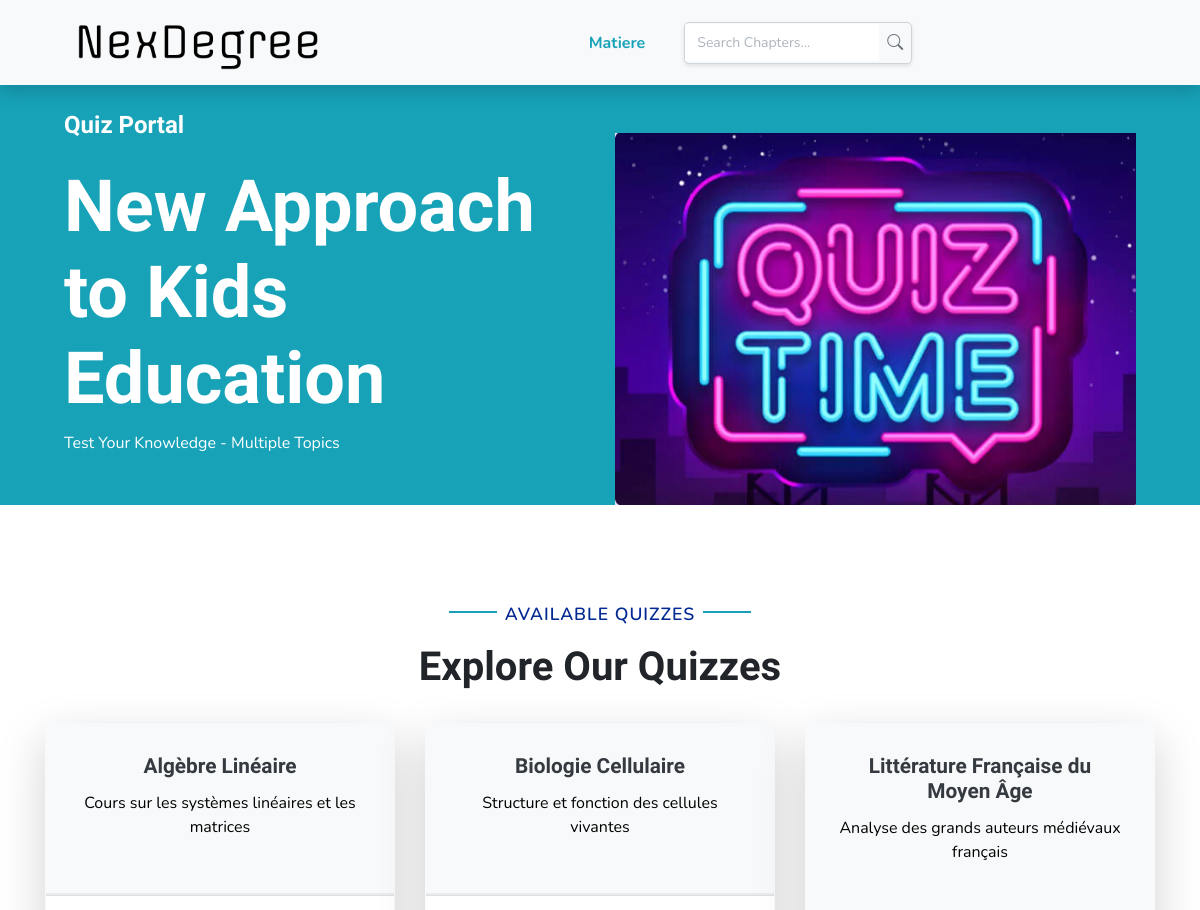
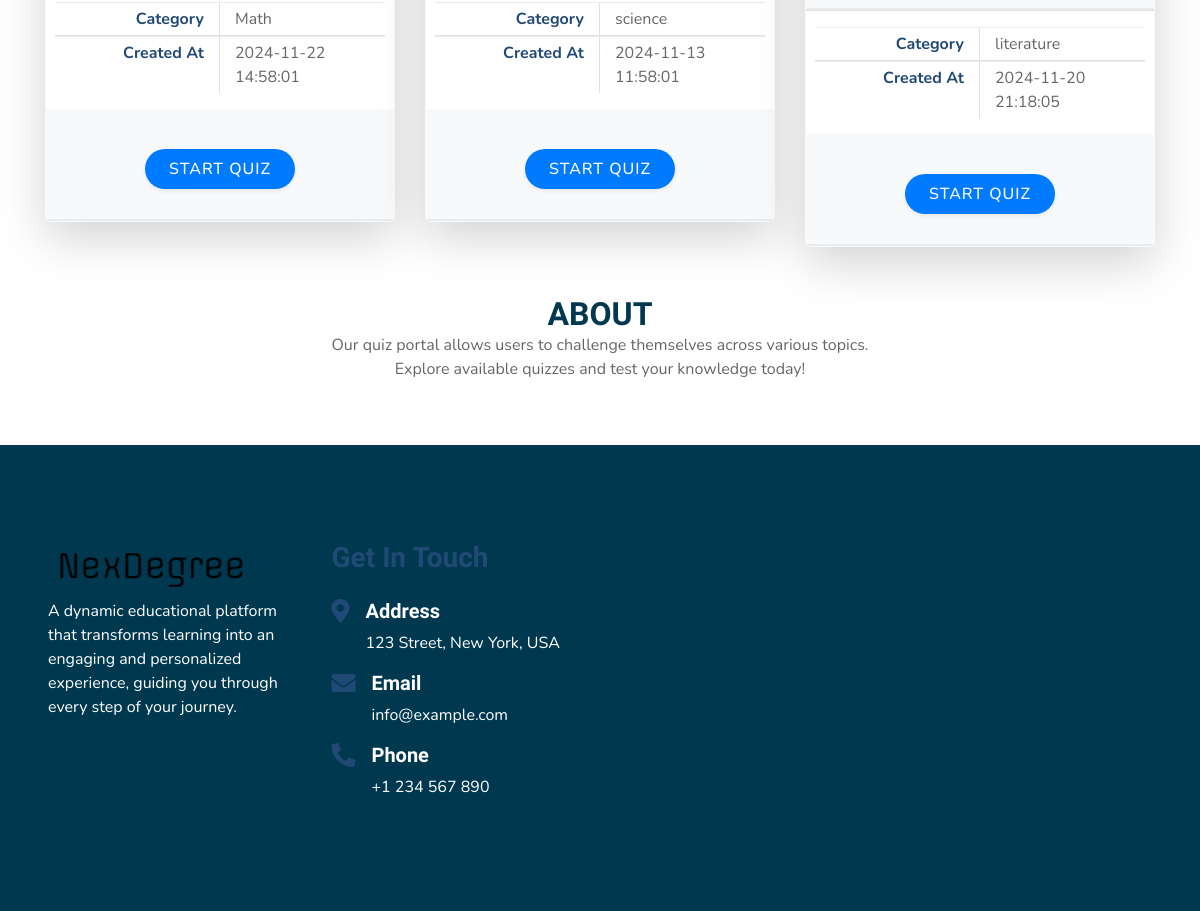
Screenshot of /View/FrontOffice/quiz.php with the database file from the repository (2 pictures, top to bottom).
### tables this page shows
CREATE TABLE `quiz` (
  `id` int(11) NOT NULL,
  `title` varchar(255) NOT NULL,
  `description` text DEFAULT NULL,
  `category` varchar(255) DEFAULT NULL,
  `created_at` datetime DEFAULT NULL,
  `id_chapitre` int(11) DEFAULT NULL
);

### controller/QuizController.php (called while the page is built, shortened)
<?php
include(__DIR__ . '/../Model/Quiz.php');
class QuizController
{
    public function listQuizzes()
    {
        $sql = "SELECT * FROM quiz";
        $db = config::getConnexion();
        try {
            $list = $db->query($sql);
            return $list;
        } catch (Exception $e) {
            die('Error:' . $e->getMessage());
        }
    }
}
?>

### View/FrontOffice/quiz.php (the view, shortened to what this page needs)
<?php
include '../../controller/QuizController.php';
$quizController = new QuizController();
if (isset($_GET['id_chapitre'])) {
    $id_chapitre = intval($_GET['id_chapitre']);
    $quizzes = $quizController->listQuizzesByChapitre($id_chapitre);
} else {
    $quizzes = $quizController->listQuizzes();
}
?>
<!DOCTYPE html>
<html lang="en">
  <head>
     <link rel="stylesheet" href="https://cdn.jsdelivr.net/npm/bootstrap-icons@1.5.0/font/bootstrap-icons.css">
    <link href="https://cdnjs.cloudflare.com/ajax/libs/font-awesome/5.10.0/css/all.min.css" rel="stylesheet" />
    <link href="lib/flaticon/font/flaticon.css" rel="stylesheet" />
    <link href="lib/owlcarousel/assets/owl.carousel.min.css" rel="stylesheet" />
    <link href="lib/lightbox/css/lightbox.min.css" rel="stylesheet" />
    <link href="css/style.css" rel="stylesheet" />
  </head>
  <body id="page-top">
    <div class="container-fluid bg-light position-relative shadow">
    <nav class="navbar navbar-expand-lg bg-light navbar-light py-3 py-lg-0 px-0 px-lg-5">
        <a href="index.php" class="navbar-brand font-weight-bold text-secondary" style="font-size: 50px;">
        <img src="img/logo.png" style="width: 270px; height: 50px;" alt="NexDegree">
        </a>
        <div class="collapse navbar-collapse justify-content-between" id="navbarCollapse">
            <div class="navbar-nav font-weight-bold mx-auto py-0 d-flex align-items-center">
                <a href="affichematiere.php" class="nav-item nav-link active">Matiere</a>
                <div class="search-bar ml-4">
                    <form class="search-form d-flex align-items-center" method="POST" action="search_chapters.php">
                        <input type="text" name="query" placeholder="Search Chapters..."
                               value="<?= isset($_POST['query']) ? htmlspecialchars($_POST['query']) : '' ?>" />
                        <button type="submit" title="Search">
                            <i class="bi bi-search"></i>
                        </button>
                    </form>
                </div>
            </div>
        </div>
    </nav>
</div>
    <div class="container-fluid bg-primary px-0 px-md-5 mb-5">
      <div class="row align-items-center px-3">
        <div class="col-lg-6 text-center text-lg-left">
          <h4 class="text-white mb-4 mt-5 mt-lg-0">Quiz Portal</h4>
          <h1 class="display-3 font-weight-bold text-white">New Approach to Kids Education</h1>
          <p class="text-white mb-4">Test Your Knowledge - Multiple Topics</p>
        </div>
        <div class="col-lg-6 text-center text-lg-right">
          <img class="img-fluid mt-5" src="img/x.png" alt="Educational Banner" />
        </div>
      </div>
    </div>
<section class="page-section portfolio" id="portfolio">
  <div class="container-fluid pt-5">
    <div class="container">
      <div class="text-center pb-2">
        <p class="section-title px-5">
          <span class="px-2">Available Quizzes</span>
        </p>
        <h1 class="mb-4">Explore Our Quizzes</h1>
      </div>
      <div class="row">
        <?php if (empty($quizzes)): ?>
          <p class="text-center w-100">No quizzes available for this chapter.</p>
        <?php else: ?>
          <?php foreach ($quizzes as $quiz): ?>
            <div class="col-lg-4 mb-5">
              <div class="card border-light shadow-lg rounded-lg overflow-hidden">
                <div class="card-body text-center">
                  <h4 class="card-title text-dark font-weight-bold"><?= htmlspecialchars($quiz['title']) ?></h4>
                  <p class="card-text text-muted mb-4"><?= htmlspecialchars($quiz['description']) ?></p>
                </div>
                <div class="card-footer bg-transparent py-3 px-4">
                  <div class="row border-bottom">
                    <div class="col-6 py-1 text-right border-right">
                      <strong class="text-primary">Category</strong>
                    </div>
                    <div class="col-6 py-1"><?= htmlspecialchars($quiz['category']) ?></div>
                  </div>
                  <div class="row">
                    <div class="col-6 py-1 text-right border-right">
                      <strong class="text-primary">Created At</strong>
                    </div>
                    <div class="col-6 py-1"><?= htmlspecialchars($quiz['created_at']) ?></div>
                  </div>
                </div>
                <div class="card-body text-center">
                  <a href="view-quiz.php?id=<?= htmlspecialchars($quiz['id']) ?>" class="btn btn-primary px-4 py-2 rounded-pill shadow-sm transition-all">Start Quiz</a>
                </div>
              </div>
            </div>
          <?php endforeach; ?>
        <?php endif; ?>
      </div>
    </div>
  </div>
</section>
    <section class="page-section" id="about">
      <div class="container">
        <h2 class="page-section-heading text-center text-uppercase text-secondary mb-0">About</h2>
        <div class="row justify-content-center">
          <p align="center">Our quiz portal allows users to challenge themselves across various topics.<br> Explore available quizzes and test your knowledge today!</p>
        </div>
      </div>
    </section>
    <section class="page-section" id="contact">
      <div class="container-fluid bg-secondary text-white mt-5 py-5 px-sm-3 px-md-5">
        <div class="row pt-5">
          <div class="col-lg-3 col-md-6 mb-5">
            <a class="navbar-brand" href="#page-top">
              <img class="navbar-brand" src="img/esprit.png" alt="Logo Esprit" width="100%" height="30%" />
            </a>
            <p>A dynamic educational platform that transforms learning into an engaging and personalized experience, guiding you through every step of your journey.</p>
          </div>
          <div class="col-lg-3 col-md-6 mb-5">
            <h3 class="text-primary mb-4">Get In Touch</h3>
            <div class="d-flex">
              <h4 class="fa fa-map-marker-alt text-primary"></h4>
              <div class="pl-3">
                <h5 class="text-white">Address</h5>
                <p>123 Street, New York, USA</p>
              </div>
            </div>
            <div class="d-flex">
              <h4 class="fa fa-envelope text-primary"></h4>
              <div class="pl-3">
                <h5 class="text-white">Email</h5>
                <p>info@example.com</p>
              </div>
            </div>
            <div class="d-flex">
              <h4 class="fa fa-phone-alt text-primary"></h4>
              <div class="pl-3">
                <h5 class="text-white">Phone</h5>
                <p>+1 234 567 890</p>
              </div>
            </div>
          </div>
        </div>
      </div>
    </section>
  </body>
</html>

### View/FrontOffice/quiz.php (style rules this page uses)
.card { border-radius: 12px; overflow: hidden; transition: transform 0.3s ease, box-shadow 0.3s ease; }
.card-body { padding: 30px; background-color: #f8f9fa; border-bottom: 2px solid #e9ecef; }
.card-title { font-size: 1.3rem; font-weight: 600; color: #212529; }
.card-text { font-size: 1rem; color: #6c757d; line-height: 1.5; }
.card-footer { background-color: transparent; padding-top: 10px; padding-bottom: 10px; }
.card-footer .row { border-top: 1px solid #e9ecef; }
.card-footer .col-6 { padding-top: 6px; }
.card-footer .text-right { font-weight: 500; color:rgb(51, 135, 226); }
.btn-primary { background-color: #007bff; border: none; font-weight: 500; padding: 12px 24px; text-transform: uppercase; letter-spacing: 1px; border-radius: 30px; transition: background-color 0.3s, transform 0.3s ease; }
.card-body .btn { margin-top: 10px; }
.text-primary { color:rgb(32, 73, 117) !important; }
.text-muted { color:rgb(0, 0, 0) !important; }
.section-title span { font-weight: 600; font-size: 1.1rem; color:rgb(3, 41, 146); text-transform: uppercase; }
h1 { font-size: 2.5rem; font-weight: 700; color: #212529; }
.search-bar { width: auto; margin: 0; right: 0; }
.search-form { display: flex; align-items: center; background-color: #f8f9fa; border: 1px solid #ced4da; border-radius: 5px; overflow: hidden; box-shadow: 0 2px 4px rgba(0, 0, 0, 0.1); }
.search-form input { flex-grow: 1; padding: 8px 12px; border: none; outline: none; font-size: 14px; min-width: 150px; }
.search-form input::placeholder { color: #adb5bd; }
.search-form button { background: none; border: none; padding: 8px; cursor: pointer; color: #6c757d; transition: color 0.3s ease; }

### rows the page displays
quiz: title "Algèbre Linéaire", description "Cours sur les systèmes linéaires et les matrices", category "Math", created_at "2024-11-22 14:58:01"
quiz: title "Biologie Cellulaire", description "Structure et fonction des cellules vivantes", category "science", created_at "2024-11-13 11:58:01"
quiz: title "Littérature Française du Moyen Âge", description "Analyse des grands auteurs médiévaux français", category "literature", created_at "2024-11-20 21:18:05"
